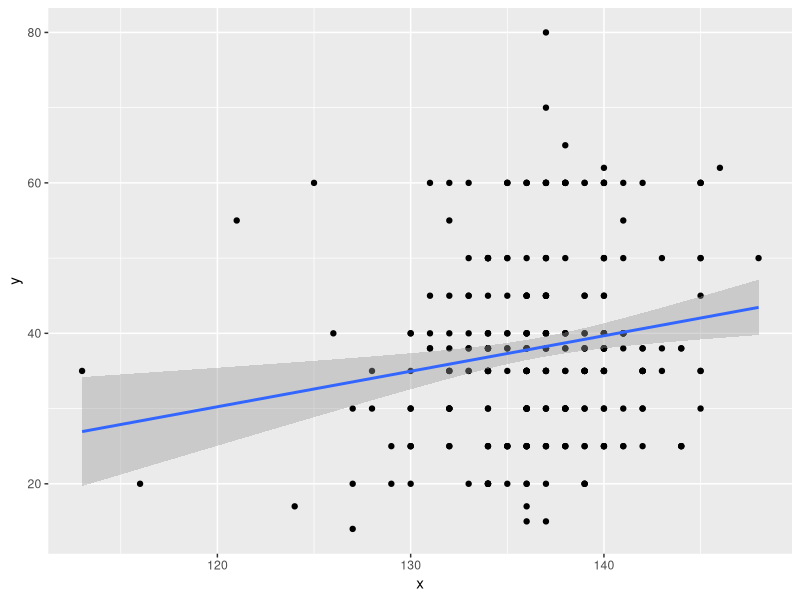
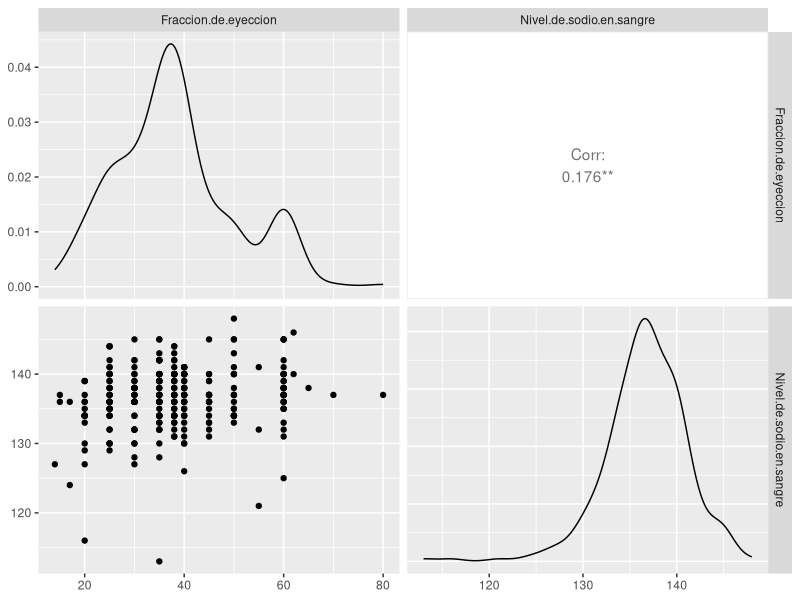
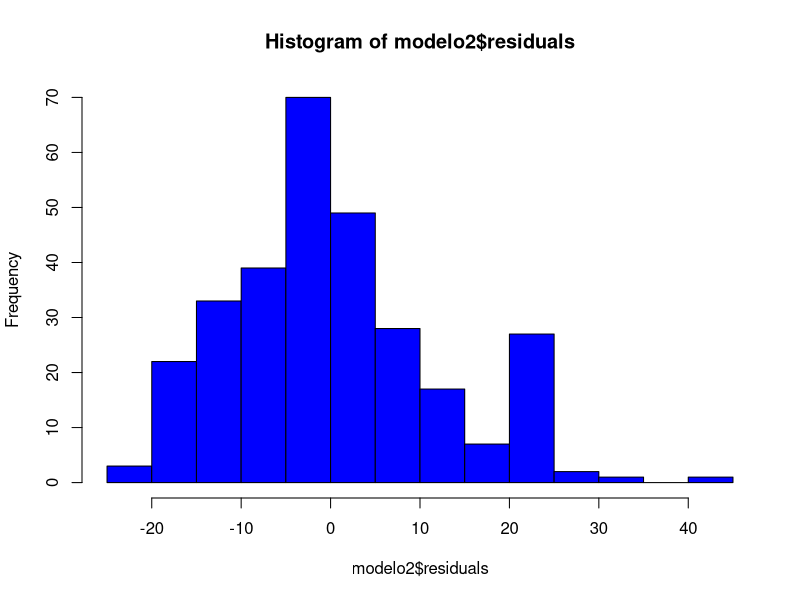
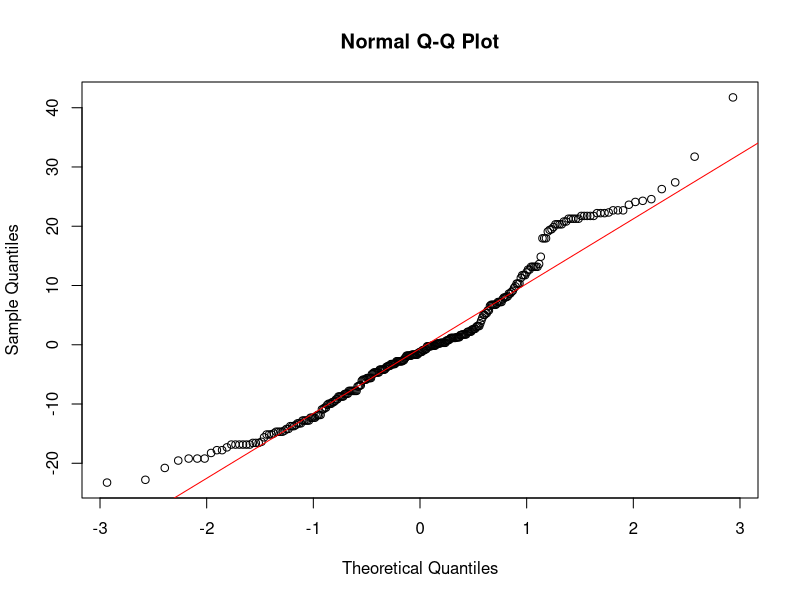
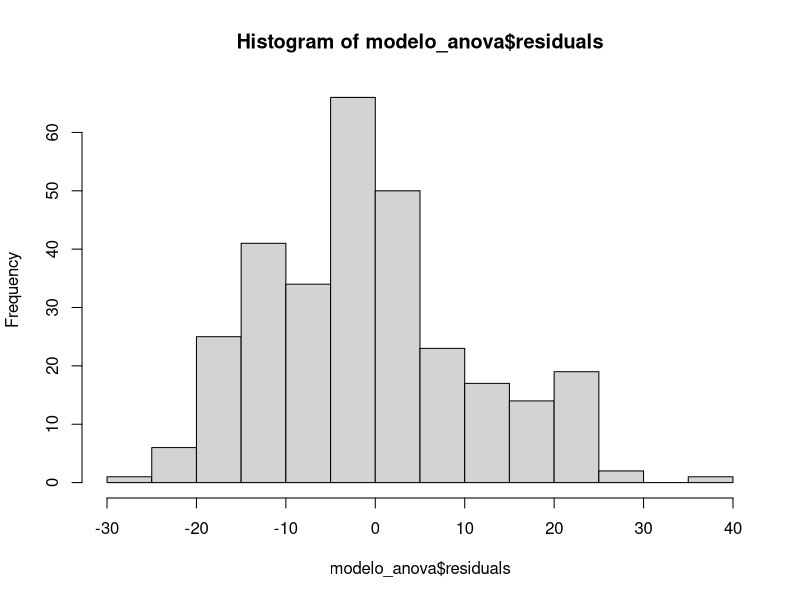
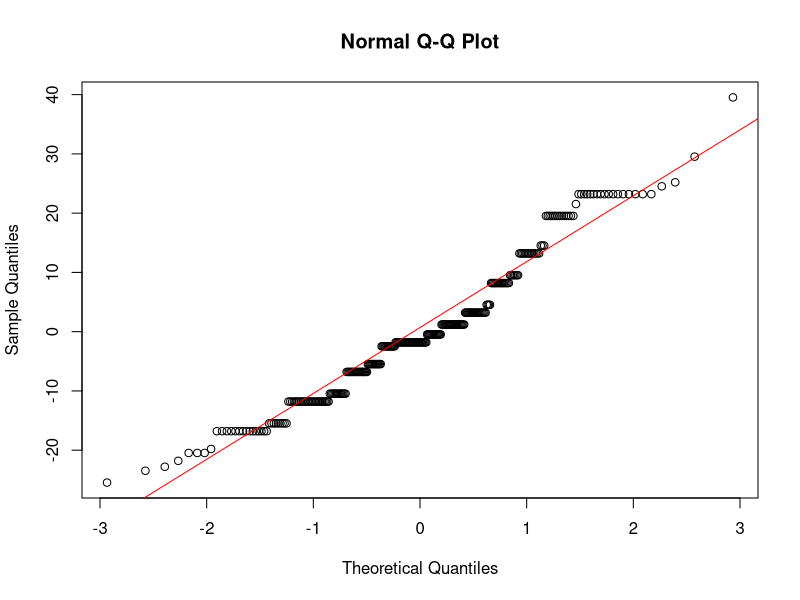
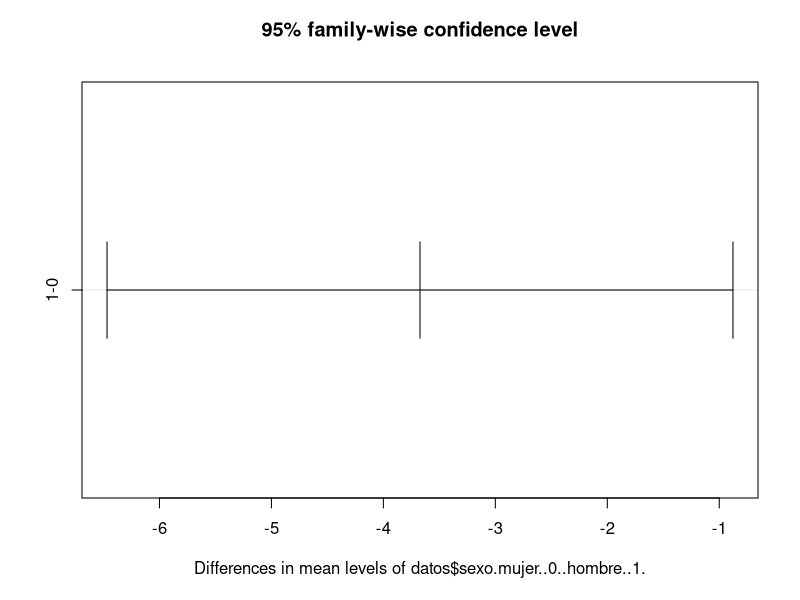

Generate these figures, in order, with R:
rm(list = ls())
library(ggplot2)
library(lmtest)
library(nortest)
library(GGally)

datos <- read.csv("heart_failure_clinical_records_dataset.csv")
datos2= datos[,c(-2,-4,-6,-10,-11,-12,-13)]

datos3= datos[, c(-1,-2,-3,-4,-6,-7,-8,-10,-11,-12,-13)]




# Análisis de regresión lineal múltiple
modelo <- lm( datos$Fraccion.de.eyeccion ~., data = datos2)

# Métodos secuenciales
modelo_backward <- step(modelo, direction = "backward")
### Siguiente modelo
modelo_forward <- step(modelo, direction = "forward")
#Siguiente modelo
modelo_stepwise <- step(modelo, direction = "both")

# Gráficos
p <- ggplot(datos3, aes_string(x= datos3$Nivel.de.sodio.en.sangre, y=datos3$Fraccion.de.eyeccion)) + geom_point() + geom_smooth(method=lm)
print(p)

#REgresion lineal multiple 
modelo2 <- lm(datos3$Fraccion.de.eyeccion ~., data = datos3)
summary(modelo2)

# Correlacion y determinacion 
core=cor(datos3$Nivel.de.sodio.en.sangre,datos3$Fraccion.de.eyeccion, method = "pearson")
print(core)
dete= core^2
print(dete)

# Validación de supuestos
#Normalidad
lillie.test(modelo2$residuals)
#HOMOCEDATICIDAD
bptest(modelo2)
#Independncia 
dwtest(modelo2)
#Graficas 
ggpairs(datos3,lower = list(continous="smooth"),
        diag = list(continous="barDiag"))
    
hist(modelo2$residuals,col="blue")
qqnorm(modelo2$residuals)
qqline(modelo2$residuals,col="red")

#Prueba de significancia 
confint(modelo2, level = 0.95)

# Pruebas de significancia
anova(modelo2)


# Análisis de varianza de un factor
datos$sexo.mujer..0..hombre..1.=as.factor(datos$sexo.mujer..0..hombre..1.)


modelo_anova <- aov(lm(datos$Fraccion.de.eyeccion ~ datos$sexo.mujer..0..hombre..1. ))
summary(modelo_anova)
## validación 

dwtest(modelo_anova)
#Prueba de normalidad
lillie.test(modelo_anova$residuals)
hist(modelo_anova$residuals)
qqnorm(modelo_anova$residuals)
qqline(modelo_anova$residuals,col="red")
#Prueba de Homocedasticidad
bptest(modelo_anova)
#Modelo Anova 

intervalos=TukeyHSD(modelo_anova)
intervalos
plot(intervalos)
